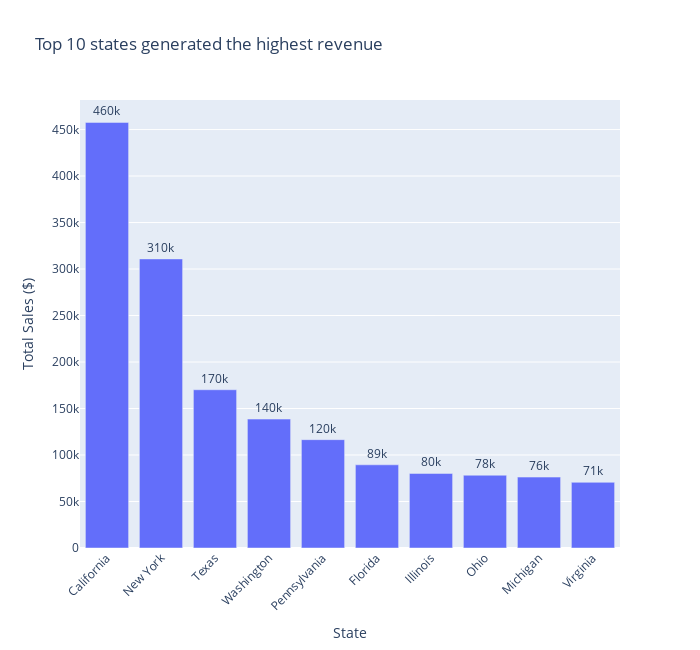

Notebook source saved alongside this figure:
### Code cell
top_state=df.groupby('State')['Sales'].sum().sort_values(ascending=False).head(10)
top_state_df=top_state.reset_index()

# Create an interactive bar chart
fig = px.bar(
    top_state_df,
    x='State',
    y='Sales',
    title="Top 10 states generated the highest revenue",
    labels={'Sales': 'Total Sales ($)', 'State': 'State'},
    hover_data={'State': True, 'Sales': True},  # Hover shows sales values
    text='Sales',  # Show sales values on bars
)

fig.update_traces(texttemplate='%{text:.2s}', textposition='outside')
fig.update_layout(xaxis_tickangle=-45,width=700,height=650)  # Rotate x-axis labels for readability

fig.show()

### Figure 1 — Plotly figure (JSON) as saved in the notebook; plotly's stock layout.template omitted (floating-point values rounded to 4 significant figures)
{"data": [{"hovertemplate": "State=%{x}<br>Total Sales ($)=%{text}<extra></extra>", "legendgroup": "", "marker": {"color": "#636efa", "pattern": {"shape": ""}}, "name": "", "orientation": "v", "showlegend": false, "text": [457700.0, 310900.0, 170200.0, 138600.0, 116500.0, 89470.0, 80170.0, 78260.0, 76270.0, 70640.0], "textposition": "outside", "texttemplate": "%{text:.2s}", "type": "bar", "x": ["California", "New York", "Texas", "Washington", "Pennsylvania", "Florida", "Illinois", "Ohio", "Michigan", "Virginia"], "xaxis": "x", "y": [457700.0, 310900.0, 170200.0, 138600.0, 116500.0, 89470.0, 80170.0, 78260.0, 76270.0, 70640.0], "yaxis": "y"}], "layout": {"barmode": "relative", "height": 650, "legend": {"tracegroupgap": 0}, "title": {"text": "Top 10 states generated the highest revenue"}, "width": 700, "xaxis": {"anchor": "y", "domain": [0, 1], "tickangle": -45, "title": {"text": "State"}}, "yaxis": {"anchor": "x", "domain": [0, 1], "title": {"text": "Total Sales ($)"}}}}
